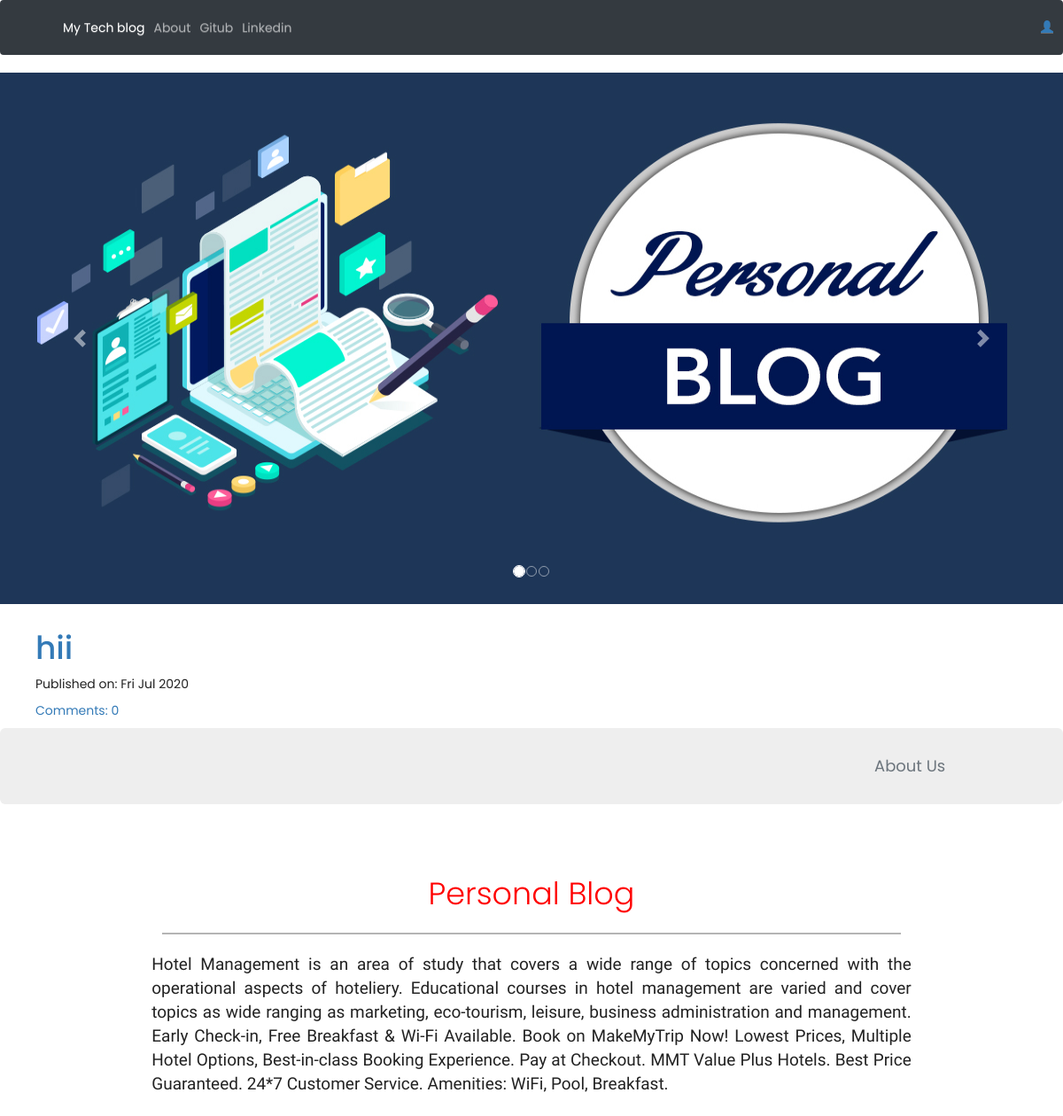
Before: / (upper part) with the older database file.
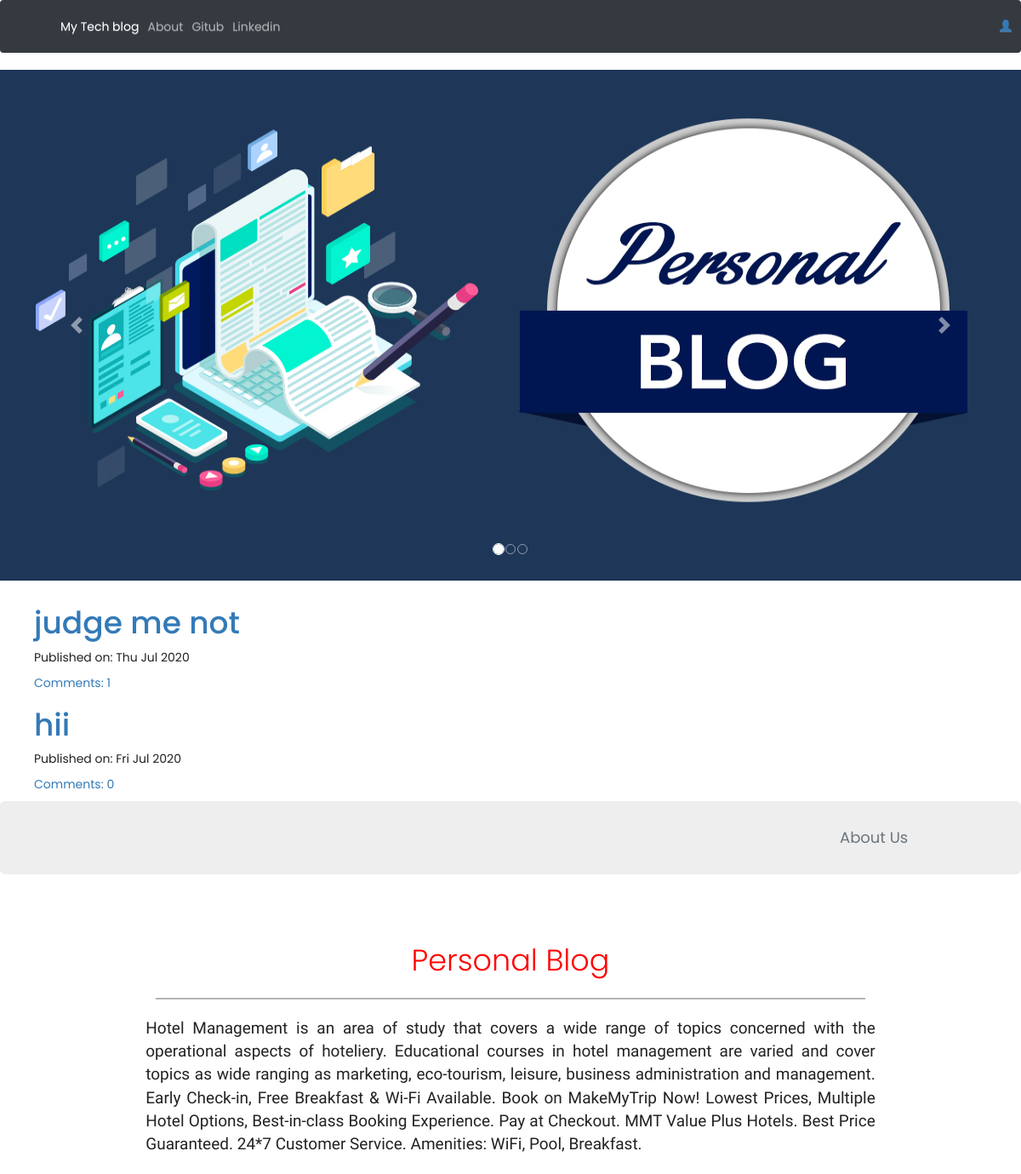
After: the same page with the newer database file.
### blog/models.py (models this page shows, shortened)
class Post(models.Model):
    author = models.ForeignKey('auth.User', on_delete=models.CASCADE,)
    title = models.CharField(max_length=200)
    text = models.TextField()
    created_date = models.DateTimeField(default=timezone.now)
    published_date = models.DateTimeField(blank=True,null=True)
    def approve_comments(self):
        return self.comments.filter(approved_comment=True)

### blog/views.py (the view)
# urls.py: re_path(r'^$',views.PostListView.as_view(),name='post_list'),
class PostListView(ListView):
    model = Post
    def get_queryset(self):
        return Post.objects.filter(published_date__lte=timezone.now()).order_by('-published_date')

### blog/templates/blog/post_list.html
{% extends 'blog/base.html' %}
{% block content %}
<div class="centerstage">
    {% for post in post_list %}
        <div class="post">
            <h1><a href="{% url 'post_detail' pk=post.pk %}">{{ post.title }}</a></h1>
            <div class="date">
                <p>Published on: {{ post.published_date|date:"D M Y"}}</p>
            </div>
            <a href="{% url 'post_detail' pk=post.pk %}">Comments: {{ post.approve_comments.count }}</a>
        </div>
    {% endfor %}
</div>
{% endblock %}

### blog/templates/blog/base.html (shortened to what this page needs)
<!DOCTYPE html>
{% load static %}
<html>
    <head>
    <link rel="stylesheet" href="https://stackpath.bootstrapcdn.com/bootstrap/4.4.1/css/bootstrap.min.css"
>
        <link rel="stylesheet" href="https://maxcdn.bootstrapcdn.com/bootstrap/3.3.7/css/bootstrap.min.css">
        <link rel="stylesheet" href="https://maxcdn.bootstrapcdn.com/bootstrap/3.3.7/css/bootstrap-theme.min.css">
        <link rel="stylesheet" href="//cdn.jsdelivr.net/medium-editor/latest/css/medium-editor.min.css" type="text/css" media="screen" charset="utf-8">
        <link rel="stylesheet" href="{% static 'css/blog.css' %}">
         <link rel="stylesheet" href="{% static 'css/style.css' %}">
<body class='loader'>
  <nav class="navbar navbar-expand-lg navbar-dark bg-dark">
          <a class="navbar-brand" href="http://127.0.0.1:3000/Bootstrap%204%20Site%20Files/#"></a>
          <div class="collapse navbar-collapse" id="navbarSupportedContent">
            <ul class="navbar-nav mr-auto">
              <li class="nav-item active">
                <a class="nav-link" href="{% url 'post_list' %}">My Tech blog <span class="sr-only">(current)</span></a>
              </li>
                 <li class="nav-item">
        <a class="nav-link" href="{% url 'about'%}">About</a>
      </li>
      <li class="nav-item">
        <a class="nav-link " href="https://www.github.com/karan06126">Gitub</a>
      </li>
      <li class="nav-item">
        <a class="nav-link " href="https://www.linkedin.com">Linkedin</a>
        </ul>
              <ul class="nav navbar-nav navbar-right">
                  {% if user.is_authenticated %}
                  <li class="nav-item">
          <a  class="nav-lnk" href="{% url 'post_new' %}" >New Post</a>
        </li>
        <li class="nav-item">
          <a href="{% url 'post_draft_list' %}">Drafts</a>
        </li>
        <li class="nav-item">
          <a href="{% url 'logout' %}" >Log out</a>
        </li>
        <li class="nav-item">
          <a >Welcome: {{ user.username }}</a>
        </li>
          {% else %}
          <li><a class='nav navbar-right' href="{% url 'login' %}" ><span class="glyphicon glyphicon-user"></span></a></li>
        {% endif %}
      </ul>
  </div>
</nav>
  <div id="carousel-example-2" class="carousel slide carousel-fade" data-ride="carousel">
          <ol class="carousel-indicators">
            <li data-target="#carousel-example-2" data-slide-to="0" class="active"></li>
            <li data-target="#carousel-example-2" data-slide-to="1"></li>
            <li data-target="#carousel-example-2" data-slide-to="2"></li>
          </ol>
          <div class="carousel-inner" role="listbox">
            <div class="carousel-item active">
              <div class="view">
                <img class="d-block w-100" src="{% static 'image/blog3.jpg' %}" height="600" width="1800"
                  alt="First slide">
              </div>
              <div class="carousel-caption">
              </div>
            </div>
          </div>
          <a class="carousel-control-prev" href="#carousel-example-2" role="button" data-slide="prev">
            <span class="carousel-control-prev-icon" aria-hidden="true"></span>
          </a>
          <a class="carousel-control-next" href="#carousel-example-2" role="button" data-slide="next">
            <span class="carousel-control-next-icon" aria-hidden="true"></span>
          </a>
        </div>
        <div class="content container">
            <div class="row">
                <div class="col-md-8">
                  <div class="blog_posts">
                    {% block content %}
                    {% endblock %}
                  </div>
                </div>
            </div>
        </div>
  <div class="container-fluid">
  <div class="row jumbotron">
  	<div class="col-xs-12 col-sm-12 col-md-9 col-lg-9 col-xl-10">
  	</div>
  	<div class="col-xs-12 col-sm-12 col-md-3 col-lg-3 col-xl-2">
  		<a href="http://127.0.0.1:3000/Bootstrap%204%20Site%20Files/#"><button type="button" class="btn btn-outline-secondary btn-lg">About Us</button></a>
  	</div>
    </div>
  </div>
  <div class="container-fluid padding">
  	<div class="row welcome text-center">
  		<div class="col-12">
  			<div class="ab">
  			<h1 class="display-4">Personal Blog</h1>
  		</div>
  		</div>
  		<hr>
  		<div class="col-12" style="text-align:justify">
  			<div class="tr">
  			<p>Hotel Management is an area of study that covers a wide range of topics concerned with the operational aspects of hoteliery.
          Educational courses in hotel management are varied and cover topics as wide ranging as marketing, eco-tourism,
          leisure, business administration and management.
        Early Check-in, Free Breakfast & Wi-Fi Available. Book on MakeMyTrip Now! Lowest Prices, Multiple Hotel Options,
        Best-in-class Booking Experience. Pay at Checkout. MMT Value Plus Hotels. Best Price Guaranteed. 24*7 Customer Service.
         Amenities: WiFi, Pool, Breakfast.</p>
  		</div>
  	</div>
  	</div>
  </div>
</body>
</html>

### blog/static/css/blog.css (style rules this page uses)
.centerstage { margin-left: auto; margin-right: auto; }
.loader { filter:hue-rotate(0deg); color: linear-gradient(45deg,#0f8,#08f); animation:hue 5000ms infinite linear; }

### blog/static/css/style.css (style rules this page uses)
html,body { height:100%; width:100%; font-family: 'Poppins', sans-serif; color:#222; }
.jumbotron { padding:1rem; border-radius: 0; }
.padding { padding-bottom:2rem; }
.welcome { width:75%; margin:0 auto; padding-top: 2rem; }
.welcome hr { border-top: 2px solid #b4b4b4; width:95%; margin-top: .3rem; margin-bottom: 1rem; }
.ab { color:red; }
.tr p { font-size: 19px; font-family: 'Rajdhani', sans-serif; }
.carousel-item { transition: -webkit-transform 0.5s ease; transition: transform 0.5s ease; transition: transform 0.5s ease, -webkit-transform 0.5s ease; -webkit-backface-visibility: visible; backface-visibility: visible; }
[class*="col-"] { padding: 1rem; }

Changed rows visible on the page:
added Post: title "judge me not", published_date "Thu Jul 2020", approve_comments.count "1"
